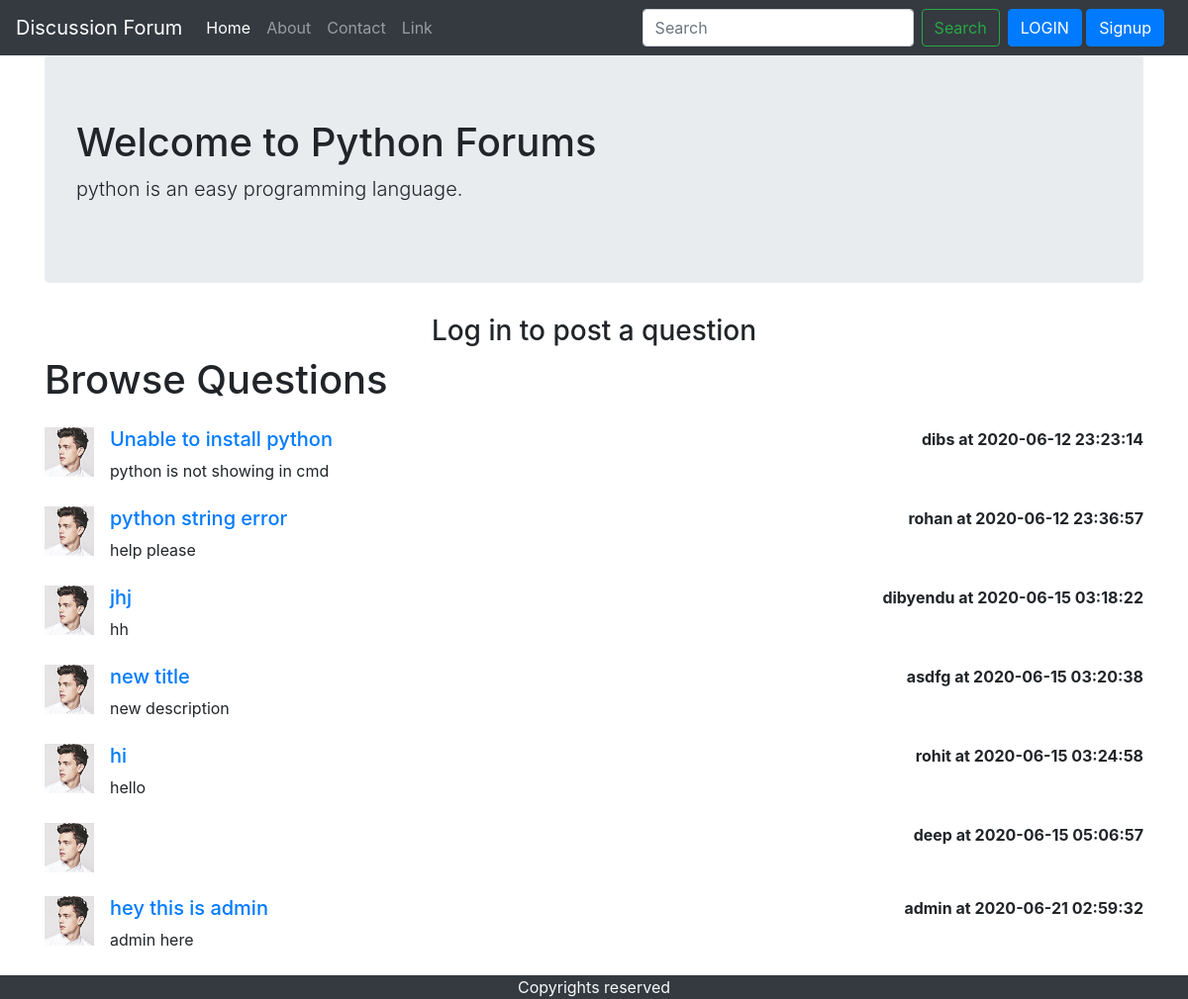
Screenshot of /threadslist.php?catid=1 with the database file from the repository.
### tables this page shows
CREATE TABLE `category` (
  `id` int(8) NOT NULL,
  `name` varchar(255) NOT NULL,
  `description` varchar(255) NOT NULL,
  `created` datetime DEFAULT current_timestamp()
);

CREATE TABLE `threads` (
  `id` int(7) NOT NULL,
  `title` varchar(255) NOT NULL,
  `description` text NOT NULL,
  `thread_cat_id` int(7) NOT NULL,
  `thread_user_id` int(7) NOT NULL,
  `created` datetime NOT NULL DEFAULT current_timestamp()
);

CREATE TABLE `users` (
  `user_id` int(11) NOT NULL,
  `user_name` varchar(255) NOT NULL,
  `user_email` varchar(50) NOT NULL,
  `user_pass` varchar(50) NOT NULL,
  `user_time` datetime NOT NULL DEFAULT current_timestamp()
);

### threadslist.php (the view, shortened to what this page needs)
<?php include('partials/header.php');
include('partials/dbconnect.php');
$id=$_GET['catid'];
$sql="SELECT * FROM `category` WHERE `id`=$id";
$res=mysqli_query($conn,$sql);
while($row = mysqli_fetch_assoc($res))
    {
        $name=$row['name'];
        $desc=$row['description'];
    }
?>
<div class="container">
    <div class="jumbotron">
        <h1>Welcome to <?php echo $name; ?> Forums</h1>
        <p class="lead"><?php echo $desc; ?>.</p>
    </div>
</div>
<?php
if (isset($_SESSION['loggedin']) && $_SESSION['loggedin']==true)
{
echo '<div class="container">
        <form action="'.$_SERVER["REQUEST_URI"].'" method="post">
            <div class="form-group">
                <label for="title">TITLE</label>
                <input type="text" class="form-control" id="title" name="title" aria-describedby="emailHelp"
                    placeholder="Enter your Question">
            </div>
            <div class="form-group">
                <label for="desc">Elaborate your query</label>
                <input type="text" class="form-control" id="desc" name="desc">
                <input type="hidden" name="user_id" value="'.$_SESSION['id'].'">
            </div>
            <button type="submit" class="btn btn-primary">Submit</button>
        </form>
    </div>';
}
else{
echo "<h3 class='container text-center'>Log in to post a question</h3>";
}
?>
<div class="container">
    <h1 id='hid'>Browse Questions</h1>
    <?php
    $id=$_GET['catid'];
    $sql="SELECT * FROM `threads` WHERE `thread_cat_id`=$id";
    $res=mysqli_query($conn,$sql);
    while($row = mysqli_fetch_assoc($res))
        {   $noresult=false;
            $id = $row['id'];
            $title=$row['title'];
            $desc=$row['description'];
            $time=$row['created'];
            $thread_user_id=$row['thread_user_id'];
            $sql2="SELECT * FROM `users` WHERE `user_id`='$thread_user_id'";
            $res2=mysqli_query($conn,$sql2);
            $row2=mysqli_fetch_assoc($res2);
            $username=$row2['user_name'];
            echo '<div class="media my-4">
                    <img width="50px" src="images/comment_2.jpg" alt="..." class="mr-3">
                    <div class="media-body">
                    <h5><a href="thread.php?threadid='.$id.'">'.$title.'</a></h5>
                        '.$desc.'
                    </div>
                    <p class="font-weight-bold my-0">'.$username.' at '.$time.'</p>
                </div>';
        }
        ?>
</div>
<?php include('partials/footer.php') ?>

### partials/header.php (shortened to what this page needs)
<!doctype html>
<html lang="en">
<head>
    <link rel="stylesheet" href="https://maxcdn.bootstrapcdn.com/bootstrap/4.0.0/css/bootstrap.min.css"
>
    <link rel="stylesheet" type="text/css" href="//cdn.datatables.net/1.10.21/css/jquery.dataTables.min.css">
</head>
<body>
    <nav class="navbar navbar-expand-lg navbar-dark bg-dark">
        <a class="navbar-brand" href="#">Discussion Forum</a>
        <div class="collapse navbar-collapse" id="navbarSupportedContent">
            <ul class="navbar-nav mr-auto">
                <li class="nav-item active">
                    <a class="nav-link" href="/forum/index.php">Home <span class="sr-only">(current)</span></a>
                </li>
                <li class="nav-item">
                    <a class="nav-link" href="#">About</a>
                </li>
                <li class="nav-item">
                    <a class="nav-link" href="#">Contact</a>
                </li>
                <li class="nav-item">
                    <a class="nav-link" href="#">Link</a>
                </li>
            </ul>
            <form method="get" action="search.php" class="form-inline my-2 my-lg-0" >
                <input class="form-control mr-sm-2" type="search" name="search" placeholder="Search" aria-label="Search">
                <button class="btn btn-outline-success my-2 my-sm-0" type="submit">Search</button>
            </form>
            <div class="mx-2">
            <?php
                if (isset($_SESSION['loggedin']) && $_SESSION['loggedin']==true)
                {
                    echo '<div class="btn btn-primary">Hello '.$_SESSION['user_name'].'</div>
                    <a href="partials/logout.php" class="btn btn-primary" >LOGOUT</a>';
                }
                else
                {
                    echo '<div class="btn btn-primary" data-toggle="modal" data-target="#loginmodal">LOGIN</div>
                    <div class="btn btn-primary" data-toggle="modal" data-target="#signupmodal">Signup</div>';
                }
                ?>
            </div>
        </div>
    </nav>

### partials/footer.php (shortened to what this page needs)
<div class="container-fluid text-center bg-dark text-light">
Copyrights reserved
</div>
  </body>
</html>

### rows the page displays
category: name "Python", description "python is an easy programming language"
threads: title "Unable to install python", description "python is not showing in cmd", users.user_name "dibs", created "2020-06-12 23:23:14"
threads: title "python string error", description "help please", users.user_name "rohan", created "2020-06-12 23:36:57"
threads: title "jhj", description "hh", users.user_name "dibyendu", created "2020-06-15 03:18:22"
threads: title "new title", description "new description", users.user_name "asdfg", created "2020-06-15 03:20:38"
threads: title "hi", description "hello", users.user_name "rohit", created "2020-06-15 03:24:58"
threads: users.user_name "deep", created "2020-06-15 05:06:57"
threads: title "hey this is admin", description "admin here", users.user_name "admin", created "2020-06-21 02:59:32"
